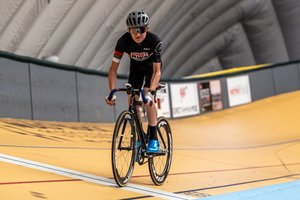
#> input picture images/thumbnails/20260718-6797.jpg, 300 x 200 px
$ python -i resize_thumbnails.py   (imports and definitions only)
#> lines starting #> are read from the running program, lines starting #| are printed output that depends on the picture
#!/usr/bin/env python3
"""
Resize images to 800x600 for website thumbnails
Optimized for fast web loading
"""

import os
from pathlib import Path

try:
    from PIL import Image
except ImportError:
    print("Error: Pillow not installed")
    print("\nInstall with:")
    print("  pip install Pillow")
    exit(1)

def resize_to_thumbnail(input_path, output_path, target_size=(800, 600), quality=85):
    """
    Resize image to 800x600 maintaining aspect ratio with crop
    """
#> called with input_path = '../images/thumbnails/20260718-6797.jpg', output_path = 'out.png', target_size = (800, 600), quality = 85
    try:
        with Image.open(input_path) as img:
            # Convert to RGB if needed
#> img is the input picture: PIL image 300x200 RGB; mean R, G, B 159.9, 140.9, 118.1
            if img.mode in ('RGBA', 'LA', 'P'):
                img = img.convert('RGB')

            # Get original dimensions
            original_width, original_height = img.size
#> original_width = 300; original_height = 200
            original_size_mb = os.path.getsize(input_path) / (1024 * 1024)

            # Calculate aspect ratios
            target_ratio = target_size[0] / target_size[1]
            img_ratio = original_width / original_height
#> img_ratio = 1.5

            # Crop to target aspect ratio first
            if img_ratio > target_ratio:
                # Image is wider - crop sides
                new_width = int(original_height * target_ratio)
#> new_width = 266
                left = (original_width - new_width) // 2
#> left = 17
                img = img.crop((left, 0, left + new_width, original_height))
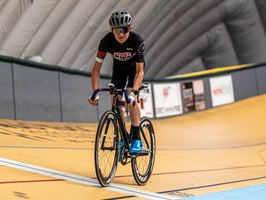
#> img: PIL image 266x200 RGB; mean R, G, B 159, 140.1, 118
            elif img_ratio < target_ratio:
                # Image is taller - crop top/bottom
                new_height = int(original_width / target_ratio)
                top = (original_height - new_height) // 2
                img = img.crop((0, top, original_width, top + new_height))

            # Now resize to exact target size
            img = img.resize(target_size, Image.Resampling.LANCZOS)
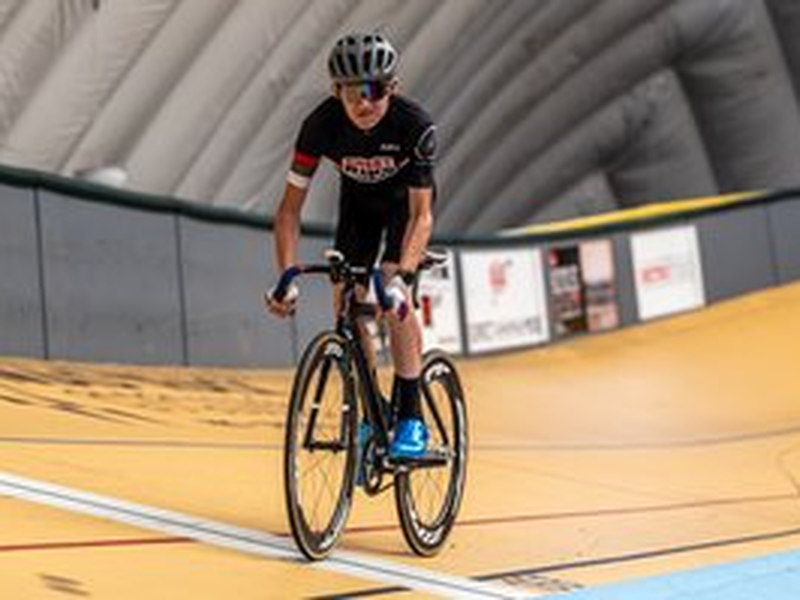
#> img: PIL image 800x600 RGB; mean R, G, B 159, 140.1, 118

            # Save with optimization
            img.save(output_path, 'JPEG', quality=quality, optimize=True)

            new_size_mb = os.path.getsize(output_path) / (1024 * 1024)

            print(f"✓ {os.path.basename(input_path)}")
            print(f"  {original_width}x{original_height} ({original_size_mb:.1f}MB) → 800x600 ({new_size_mb:.2f}MB)")
#|   300x200 (0.0MB) → 800x600 (0.06MB)

            return True

    except Exception as e:
        print(f"✗ Error processing {input_path}: {e}")
        return False


# [74 lines left out: functions process_directory, main, not called in this run]


# [2 lines not run here, left out]

>>> result = resize_to_thumbnail('../images/thumbnails/20260718-6797.jpg', 'out.png')

$ run again, on images/thumbnails/crank-cross-20260926-a-race.jpg
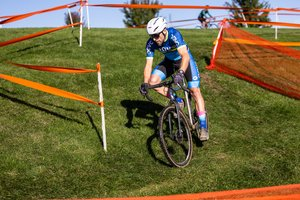
#> input picture images/thumbnails/crank-cross-20260926-a-race.jpg, 300 x 200 px
#> in resize_to_thumbnail, img is the input picture: PIL image 300x200 RGB; mean R, G, B 112.9, 103.2, 61.3
#> in resize_to_thumbnail, `img = img.crop((left, 0, left + new_width, original_height))`:
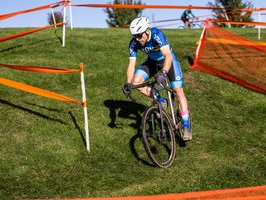
#> img: PIL image 266x200 RGB; mean R, G, B 112.3, 103.5, 62.1
#> in resize_to_thumbnail, `img = img.resize(target_size, Image.Resampling.LANCZOS)`:
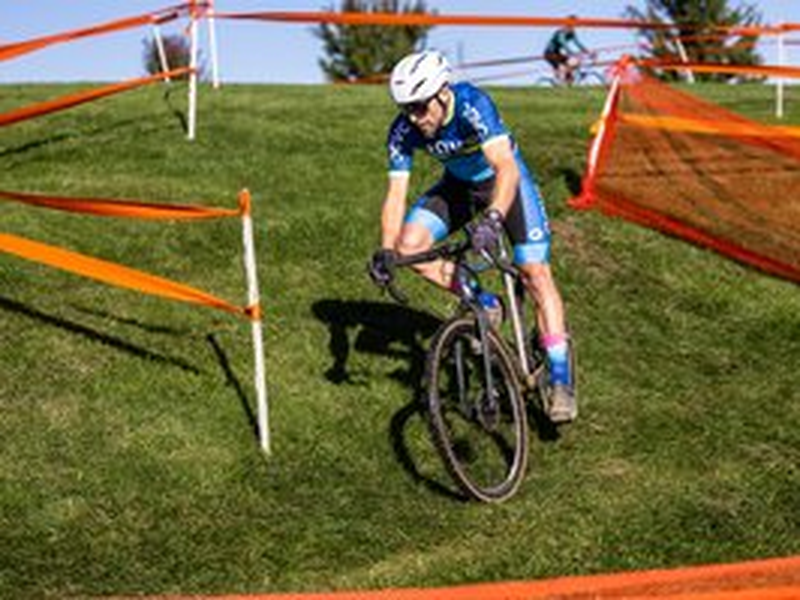
#> img: PIL image 800x600 RGB; mean R, G, B 112.3, 103.5, 62.2
#|   300x200 (0.0MB) → 800x600 (0.09MB)

$ run again, on images/thumbnails/crank-cross-20260926-b-race.jpg
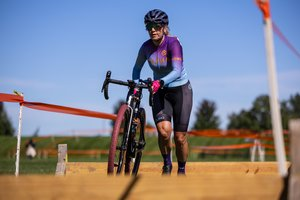
#> input picture images/thumbnails/crank-cross-20260926-b-race.jpg, 300 x 200 px
#> in resize_to_thumbnail, img is the input picture: PIL image 300x200 RGB; mean R, G, B 131, 131.3, 142.9
#> in resize_to_thumbnail, `img = img.crop((left, 0, left + new_width, original_height))`:
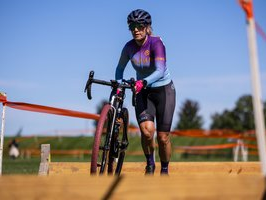
#> img: PIL image 266x200 RGB; mean R, G, B 133.2, 132.7, 143.6
#> in resize_to_thumbnail, `img = img.resize(target_size, Image.Resampling.LANCZOS)`:
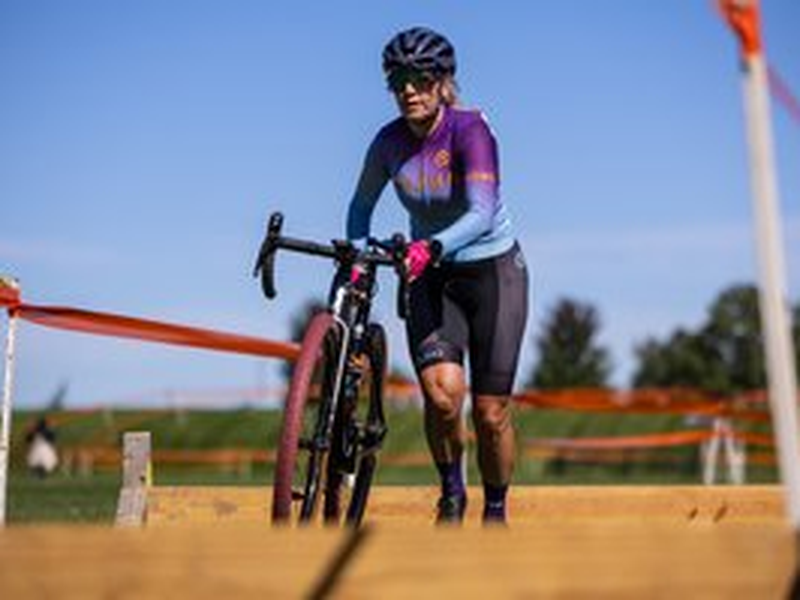
#> img: PIL image 800x600 RGB; mean R, G, B 133.2, 132.7, 143.6
#|   300x200 (0.0MB) → 800x600 (0.05MB)

$ run again, on images/thumbnails/crank-cross-20260926-c-race.jpg
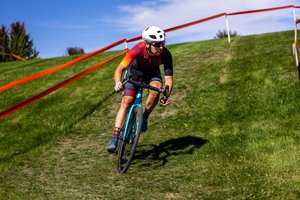
#> input picture images/thumbnails/crank-cross-20260926-c-race.jpg, 300 x 200 px
#> in resize_to_thumbnail, img is the input picture: PIL image 300x200 RGB; mean R, G, B 102.4, 107, 73.3
#> in resize_to_thumbnail, `img = img.crop((left, 0, left + new_width, original_height))`:
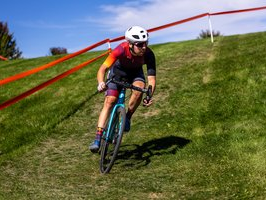
#> img: PIL image 266x200 RGB; mean R, G, B 103.8, 108.3, 76
#> in resize_to_thumbnail, `img = img.resize(target_size, Image.Resampling.LANCZOS)`:
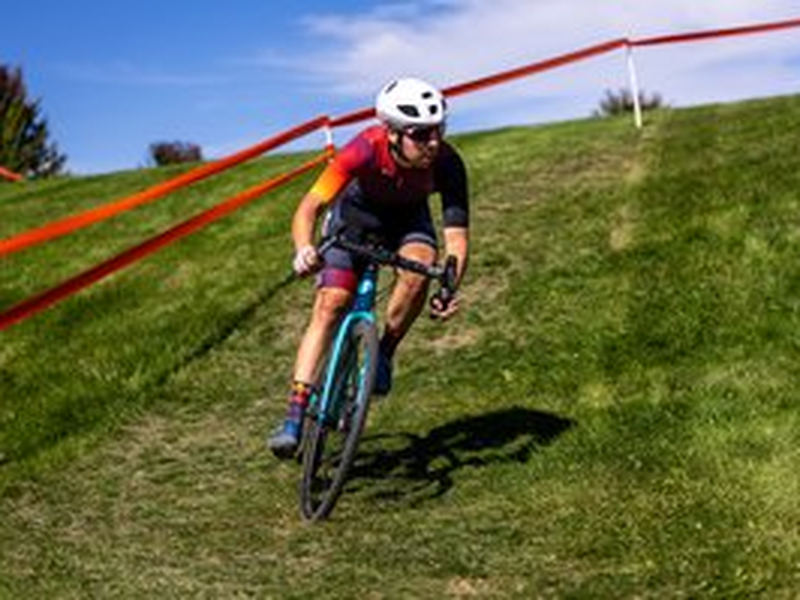
#> img: PIL image 800x600 RGB; mean R, G, B 103.8, 108.3, 76.1
#|   300x200 (0.0MB) → 800x600 (0.08MB)
